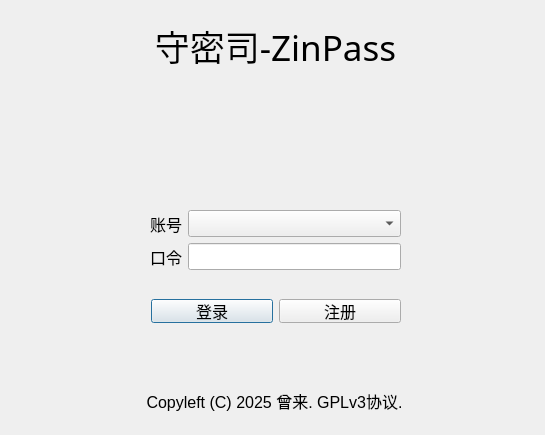
<?xml version="1.0" encoding="UTF-8"?>
<ui version="4.0">
 <class>LoginDlg</class>
 <widget class="QDialog" name="LoginDlg">
  <property name="geometry">
   <rect>
    <x>0</x>
    <y>0</y>
    <width>545</width>
    <height>435</height>
   </rect>
  </property>
  <property name="windowTitle">
   <string>登录-ZinPass</string>
  </property>
  <widget class="QLabel" name="labelTitle">
   <property name="geometry">
    <rect>
     <x>40</x>
     <y>20</y>
     <width>471</width>
     <height>51</height>
    </rect>
   </property>
   <property name="font">
    <font>
     <family>字酷堂石刻体</family>
     <pointsize>26</pointsize>
    </font>
   </property>
   <property name="text">
    <string>守密司-ZinPass</string>
   </property>
   <property name="alignment">
    <set>Qt::AlignmentFlag::AlignCenter</set>
   </property>
  </widget>
  <widget class="QLabel" name="labelAuthor">
   <property name="geometry">
    <rect>
     <x>19</x>
     <y>380</y>
     <width>511</width>
     <height>41</height>
    </rect>
   </property>
   <property name="font">
    <font>
     <pointsize>12</pointsize>
    </font>
   </property>
   <property name="text">
    <string>Copyleft (C) 2025 曾来. GPLv3协议.</string>
   </property>
   <property name="alignment">
    <set>Qt::AlignmentFlag::AlignCenter</set>
   </property>
  </widget>
  <widget class="QWidget" name="layoutWidget">
   <property name="geometry">
    <rect>
     <x>151</x>
     <y>299</y>
     <width>250</width>
     <height>24</height>
    </rect>
   </property>
   <layout class="QHBoxLayout" name="hLayoutBtn">
    <item>
     <widget class="QPushButton" name="pBtnLogin">
      <property name="font">
       <font>
        <pointsize>12</pointsize>
       </font>
      </property>
      <property name="text">
       <string>登录</string>
      </property>
     </widget>
    </item>
    <item>
     <widget class="QPushButton" name="pBtnSignup">
      <property name="font">
       <font>
        <pointsize>12</pointsize>
       </font>
      </property>
      <property name="text">
       <string>注册</string>
      </property>
     </widget>
    </item>
   </layout>
  </widget>
  <widget class="QWidget" name="formLayoutWidget">
   <property name="geometry">
    <rect>
     <x>150</x>
     <y>210</y>
     <width>251</width>
     <height>61</height>
    </rect>
   </property>
   <layout class="QFormLayout" name="formLayout">
    <item row="0" column="0">
     <widget class="QLabel" name="labelId">
      <property name="font">
       <font>
        <pointsize>12</pointsize>
       </font>
      </property>
      <property name="text">
       <string>账号</string>
      </property>
     </widget>
    </item>
    <item row="0" column="1">
     <widget class="QComboBox" name="comboBoxUserId">
      <property name="font">
       <font>
        <pointsize>12</pointsize>
       </font>
      </property>
     </widget>
    </item>
    <item row="1" column="0">
     <widget class="QLabel" name="labelPwd">
      <property name="font">
       <font>
        <pointsize>12</pointsize>
       </font>
      </property>
      <property name="text">
       <string>口令</string>
      </property>
     </widget>
    </item>
    <item row="1" column="1">
     <widget class="QLineEdit" name="lineEditPwd">
      <property name="font">
       <font>
        <pointsize>12</pointsize>
       </font>
      </property>
      <property name="maxLength">
       <number>24</number>
      </property>
      <property name="echoMode">
       <enum>QLineEdit::EchoMode::Password</enum>
      </property>
     </widget>
    </item>
   </layout>
  </widget>
 </widget>
 <resources/>
 <connections/>
</ui>
